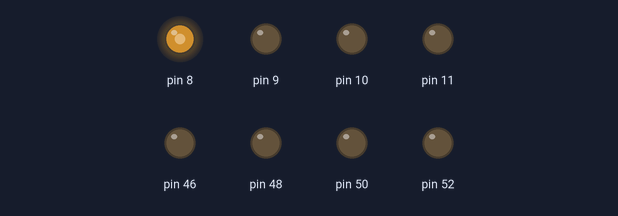
The sketch below on a simulated Arduino Mega 2560, built with avr-gcc and run on an emulated ATmega2560. Shown: output pins drawn as LEDs (lit = HIGH).

Above: at 0.05 s.
At 0.65 s:
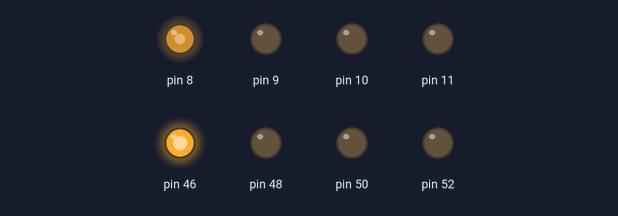
At 1.2 s:
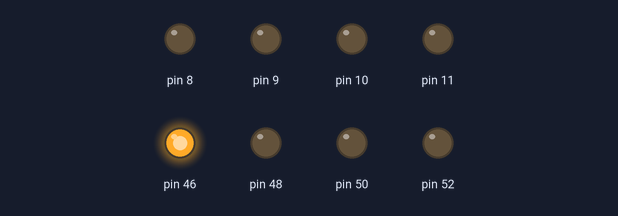
At 2.4 s:
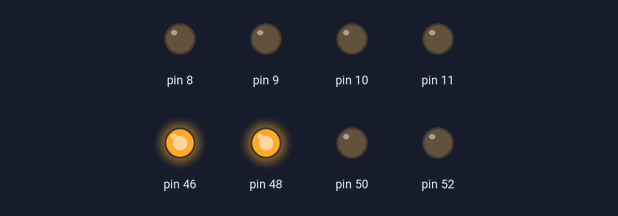
At 3.55 s:
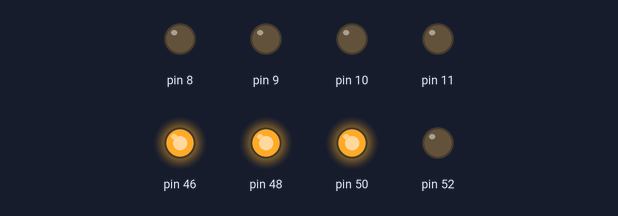
At 4.75 s:
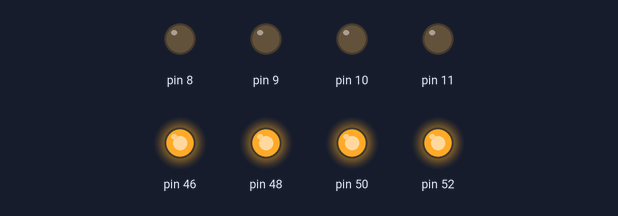
Timing chart, 0 to 6.2 s (numbered marks = the images above):
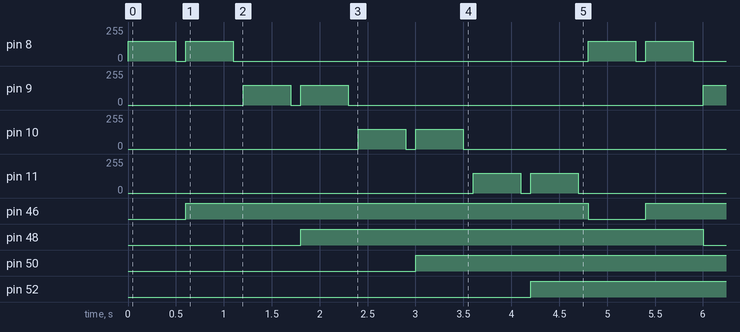

The sketch:

PWMMotorTest.ino
```cpp
void setup() {
  pinMode(8,OUTPUT);
  pinMode(9,OUTPUT);
  pinMode(10,OUTPUT);
  pinMode(11,OUTPUT);
  pinMode(46,OUTPUT);
  pinMode(48,OUTPUT);
  pinMode(50,OUTPUT);
  pinMode(52,OUTPUT);
}

void loop() {
  digitalWrite(46,LOW);
  analogWrite(8, 150);
  delay(500);
  analogWrite(8, 0);
  delay(100);
  digitalWrite(46, HIGH);
  analogWrite(8, 150);
  delay(500);
  analogWrite(8, 0);
  delay(100);


  digitalWrite(48,LOW);
  analogWrite(9, 150);
  delay(500);
  analogWrite(9, 0);
  delay(100);
  digitalWrite(48, HIGH);
  analogWrite(9, 150);
  delay(500);
  analogWrite(9, 0);
  delay(100);


  digitalWrite(50,LOW);
  analogWrite(10, 150);
  delay(500);
  analogWrite(10, 0);
  delay(100);
  digitalWrite(50, HIGH);
  analogWrite(10, 150);
  delay(500);
  analogWrite(10, 0);
  delay(100);


  digitalWrite(52,LOW);
  analogWrite(11, 150);
  delay(500);
  analogWrite(11, 0);
  delay(100);
  digitalWrite(52, HIGH);
  analogWrite(11, 150);
  delay(500);
  analogWrite(11, 0);
  delay(100);
}
```

Measured:
- by itself, pin 8–11: repeats every 4.8 s: 0/255 0.10 s, 150/255 0.50 s, 0/255 3.7 s, 150/255 0.50 s
- by itself, pin 46, pin 48, pin 50, pin 52: alternates HIGH for 4.2 s and LOW for 0.60 s
